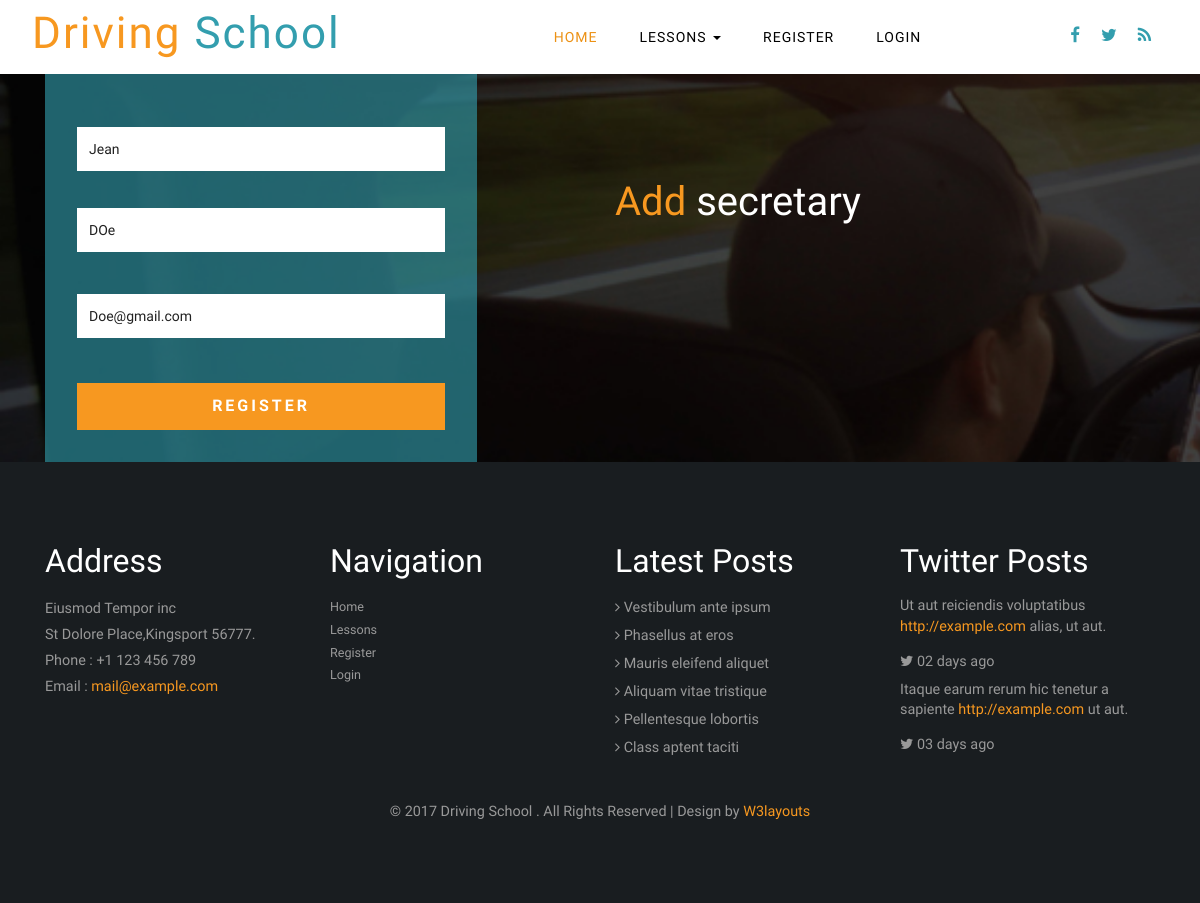
/update-instructor/e4c0a598348e4d23bb595ff27e8df019, run on the app's committed database.
### polls/models.py (models this page shows)
class UserModel(AbstractUser):
    id = models.UUIDField(primary_key=True, default=uuid.uuid4, editable=False)
    username = models.CharField(max_length=500, default=None, unique=True)
    first_name = models.CharField(max_length=500, default=None)
    last_name = models.CharField(max_length=500, default=None)
    email = models.EmailField(max_length=500, default=None)
    password = models.CharField(max_length=500, default=None)
    is_active = models.BooleanField(default=True)
    forfait_hour = models.IntegerField(default=None)
    images = models.CharField(max_length=500, default=None)
    get_students = models.ManyToManyField("self", blank=True)

### polls/views/administration.py (the view)
# urls.py: path('update-instructor/<id>', administration.update_instructor, name="update-instructor"),
def update_instructor(request, id):
    is_secratery = request.user.groups.filter(name='secretary').exists()
    is_administrator  = request.user.groups.filter(name='administrator').exists()
    update_form = None
    try:
        get_user = UserModel.objects.get(id=id)
    except:
        messages.success(request, 'User not found')
        return redirect('/admin-panel')
    if is_administrator or is_secratery:
        if request.POST:
            update_form = UpdateForm(request.POST)
            if update_form.is_valid():
                data = request.POST.copy()
                get_user.first_name = data.get('first_name')
                get_user.last_name = data.get('last_name')
                get_user.email = data.get('email')
                get_user.save()
                messages.success(request, 'This user as been successfully updated')
                return redirect('/admin-panel')
    else:
        redirect('/')
    context = {
        'form': update_form,
        'subject': 'secretary',
        'subject_user': get_user,
        'description': ''
    }
    return render(request, 'admin-panel/update-user.html', context)

### polls/templates/admin-panel/update-user.html (shortened to what this page needs)
{% extends "../index.html" %}
{% load staticfiles %}
{% static "" as  BaseUrl %}
{% block content %}
<body>
    <div class="register">
        <div class="container">
            <div class="col-md-6 w3layouts_register_right">
                <form action="#" method="post" id="form-register">
                    <input name="first_name" placeholder="First Name" type="text" style="margin-bottom: 1rem" value="{{subject_user.first_name}}" required="">
                    <input name="last_name" placeholder="Last Name" type="text" value="{{subject_user.last_name}}" required="">
                    <input name="email" placeholder="Email" type="email" value="{{subject_user.email}}" required="">
                    <input type="submit" value="Register">
                </form>
            </div>
            <div class="col-md-6 w3layouts_register_left">
                <h3><span>Add </span> {{ subject }}</h3>
            </div>
            <div class="clearfix"> </div>
        </div>
    </div>
{% endblock %}

### polls/static/css/style.css (style rules this page uses)
html, body { font-size: 100%; font-family: 'Prompt', sans-serif; background:#ffffff; margin: 0; }
h1,h2,h3,h4,h5,h6 { font-family: 'Prompt', sans-serif; margin:0; }
input[type="submit"],input[type="reset"],a,.w3_agileits_services1_grid1 { -webkit-transition: 0.5s ease-in; -moz-transition: 0.5s ease-in; -ms-transition: 0.5s ease-in; -o-transition: 0.5s ease-in; transition:0.5s ease-in; }
.register { background: url(../images/mid-banner.jpg) no-repeat 0px 0px; background-size: cover; -webkit-background-size: cover; -moz-background-size: cover; -o-background-size: cover; -ms-background-size: cover; background-attachment: fixed; }
.w3layouts_register_left { margin: 6.5em 0 0; }
.w3layouts_register_left h3 { font-size:2.5em; color:#fff; }
.w3layouts_register_left h3 span { color:#f79820; }
.w3layouts_register_right form { width: 80%; padding: 2em; background:rgba(51, 158, 174, 0.62); }
.w3layouts_register_right input,.w3layouts_register_right input { outline: none; background: #fff; padding: 12px; border: none; font-size: 14px; color: #212121; width: 100%; margin:1.5em 0; }
.w3layouts_register_right input[type="email"] { margin:1.5em 0; }
.w3layouts_register_right input[type="submit"] { outline:none; background:#f79820; padding:12px 0; border:none; font-size:1em; color:#fff; width:100%; text-transform:uppercase; font-weight:600; letter-spacing:3px; }
.w3layouts_register_right input[type="text"]:nth-child(2),.w3layouts_register_right input[type="submit"] { margin:1.5em 0 0; }

### data on the page
UserModel: first_name "Jean", last_name "DOe", email "Doe@gmail.com"

### other printed values
{{ subject }} "secretary"
